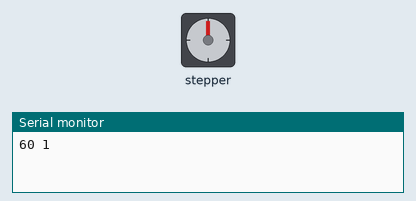
Bench run of a sketch on a simulated Arduino Uno, built with avr-gcc and run on an emulated ATmega328P. On the bench: stepper motor, the last lines printed to the serial monitor. Wiring (inferred from the names in the program): stepper motor driver (800 steps per turn assumed): step pin 12; direction pin 13; enable pin 7.

Above: at 0.05 s.
At 1.1 s:
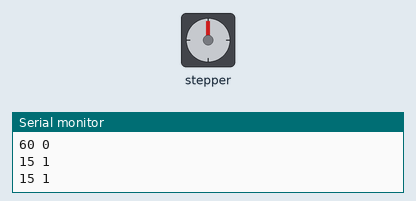
At 1.2 s:
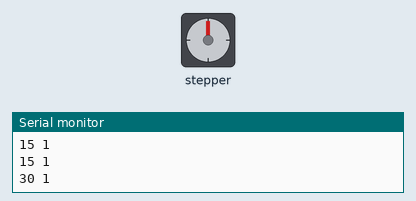
At 1.75 s:
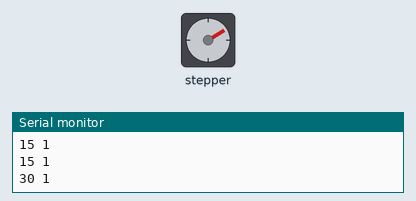
Timing chart, 0 to 4.1 s (numbered marks = the images above):
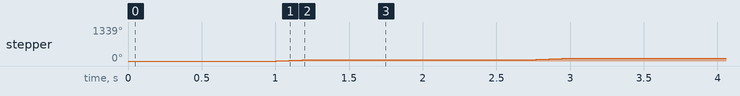

Measured:
- by itself, stepper: turns 59° clockwise in 0.26 s, repeating every 1.8 s

The sketch:

stepperPrac60deg.ino
```cpp
int enablePin = 7;
int directionPin = 13;
int pulsePin = 12;

const int stepsPerRevolution = 800;  // Update this based on your stepper motor specifications

void setup() {
  pinMode(enablePin, OUTPUT);
  pinMode(directionPin, OUTPUT);
  pinMode(pulsePin, OUTPUT);
  digitalWrite(enablePin, LOW);  // Enable the driver
  Serial.begin(115200);
}

void moveStepper(int degree, bool direction) {
  Serial.print(degree);
  Serial.print(" ");
  Serial.println(direction);
  int steps = (degree * stepsPerRevolution) / 360;  // Calculate steps for given degree
  if (direction) {
    digitalWrite(directionPin, HIGH);  // Set direction
  } else {
    digitalWrite(directionPin, LOW);  // Set direction
  }
  // digitalWrite(directionPin, direction ? HIGH : LOW); // Set direction
  for (int i = 0; i < steps; i++) {
    digitalWrite(pulsePin, HIGH);
    delayMicroseconds(1000);  // Adjust this delay for motor speed
    digitalWrite(pulsePin, LOW);
    delayMicroseconds(1000);
  }
}

void loop() {
  // Move 60 degrees clockwise
  moveStepper(60, true);
  delay(500);  // Pause

  // Move 60 degrees counter-clockwise
  moveStepper(60, false);
  delay(500);  // Pause

  // Move 15 degrees clockwise
  moveStepper(15, true);

  // Move another 15 degrees clockwise
  moveStepper(15, true);

  // Move 30 degrees clockwise
  moveStepper(30, true);
  delay(500);  // Pause

  // Repeat sequence
}
```
